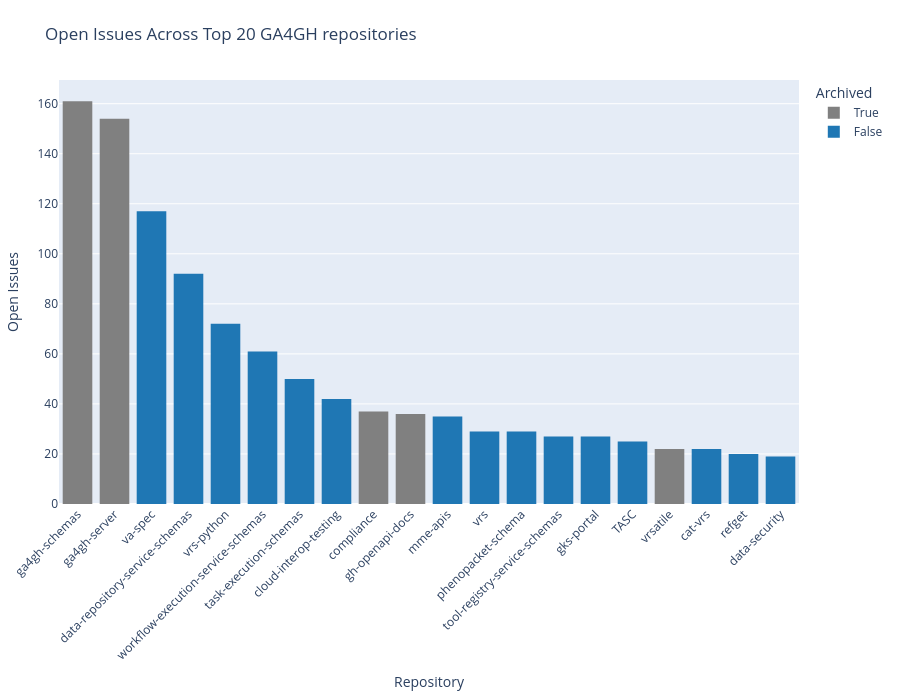

Here is the notebook cell this chart was saved with:
### Markdown cell above
## Ranking Repos Using Open Issues

One way for users of open source software to speak their mind is to create an open issue in the repo.

**Open issues**: are a way for users to directly request new features or changes within a piece of software that can be addressed and tracked publicly by the developers. This allows for open discussion and encourages users to be directly involved and provide feedback from their perspective.

**Disclaimer:** You may note that that "ga4gh-schemas" as well as a few other repos with high open issues count have been retired.

### Code cell
GA4GH_repos = get_repos(GH_BASE_URL, repos_list)
GA4GH_repos_names = [repo['name'] for repo in GA4GH_repos]
GA4GH_repos_issues = [repo['open_issues_count'] for repo in GA4GH_repos]
GA4GH_repos_is_archived = [repo['is_archived'] for repo in GA4GH_repos]

df = pd.DataFrame({
    "Repo": GA4GH_repos_names,
    "Open_issues": GA4GH_repos_issues,
    "Is_archived": GA4GH_repos_is_archived
})

df["Is_archived"] = df["Is_archived"].fillna(False).astype(bool)

df = df.sort_values("Open_issues", ascending=False).reset_index(drop=True)
df = df.head(20)

fig3 = px.bar(
    df,
    x="Repo",
    y="Open_issues",
    title="Open Issues Across Top 20 GA4GH repositories",
    hover_data=["Open_issues"],
    color="Is_archived",
    color_discrete_map={True: "grey", False: "#1f77b4"},
    category_orders={"Repo": df["Repo"].tolist()}
)

fig3.update_layout(
    xaxis_tickangle=-45,
    margin=dict(l=40, r=20, t=80, b=150),
    xaxis_title="Repository",
    yaxis_title="Open Issues",
    height=700,
    legend_title_text="Archived"
)
fig3.update_traces(marker_line_width=0)

### Figure 1 — Plotly figure (JSON) as saved in the notebook; plotly's stock layout.template omitted (floating-point values rounded to 4 significant figures)
{"data": [{"hovertemplate": "Is_archived=True<br>Repo=%{x}<br>Open_issues=%{y}<extra></extra>", "legendgroup": "True", "marker": {"color": "grey", "line": {"width": 0}, "pattern": {"shape": ""}}, "name": "True", "orientation": "v", "showlegend": true, "textposition": "auto", "type": "bar", "x": ["ga4gh-schemas", "ga4gh-server", "compliance", "gh-openapi-docs", "vrsatile"], "xaxis": "x", "y": [161, 154, 37, 36, 22], "yaxis": "y"}, {"hovertemplate": "Is_archived=False<br>Repo=%{x}<br>Open_issues=%{y}<extra></extra>", "legendgroup": "False", "marker": {"color": "#1f77b4", "line": {"width": 0}, "pattern": {"shape": ""}}, "name": "False", "orientation": "v", "showlegend": true, "textposition": "auto", "type": "bar", "x": ["va-spec", "data-repository-service-schemas", "vrs-python", "workflow-execution-service-schemas", "task-execution-schemas", "cloud-interop-testing", "mme-apis", "vrs", "phenopacket-schema", "tool-registry-service-schemas", "gks-portal", "TASC", "cat-vrs", "refget", "data-security"], "xaxis": "x", "y": [117, 92, 72, 61, 50, 42, 35, 29, 29, 27, 27, 25, 22, 20, 19], "yaxis": "y"}], "layout": {"barmode": "relative", "height": 700, "legend": {"title": {"text": "Archived"}, "tracegroupgap": 0}, "margin": {"b": 150, "l": 40, "r": 20, "t": 80}, "title": {"text": "Open Issues Across Top 20 GA4GH repositories"}, "xaxis": {"anchor": "y", "categoryarray": ["ga4gh-schemas", "ga4gh-server", "va-spec", "data-repository-service-schemas", "vrs-python", "workflow-execution-service-schemas", "task-execution-schemas", "cloud-interop-testing", "compliance", "gh-openapi-docs", "mme-apis", "vrs", "phenopacket-schema", "tool-registry-service-schemas", "gks-portal", "TASC", "vrsatile", "cat-vrs", "refget", "data-security"], "categoryorder": "array", "domain": [0, 1], "tickangle": -45, "title": {"text": "Repository"}}, "yaxis": {"anchor": "x", "domain": [0, 1], "title": {"text": "Open Issues"}}}}
